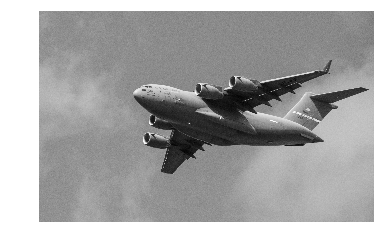
#> input picture plane.jpg, 384 x 246 px
$ jupyter execute 'Chapter 8. Handling Images.ipynb'
#> lines starting #> are read from the running program, lines starting #| are printed output that depends on the picture; after the words box and inside, x2 and y2 are one past the last pixel; in counts of white or black regions, pixels touching at a corner belong together
8.1 Loading Images

[cell 1]
# Load library
import cv2
import numpy as np
from matplotlib import pyplot as plt

# Load image as grayscale
image = cv2.imread("plane.jpg", cv2.IMREAD_GRAYSCALE)
#> image is the input picture: shape (246, 384); min 2, max 255, mean 169.3

[cell 2]
# Show image
plt.imshow(image, cmap="gray"), plt.axis("off")
plt.show()

[cell 3]
# Show data type
type(image)

[cell 4]
# Show dimensions
image.shape
#> Out = (246, 384)

[cell 5]
# Load image in color
image_bgr = cv2.imread("plane.jpg", cv2.IMREAD_COLOR)

# Show pixel
image_bgr[0,0]
#> Out = [255, 255, 255]

[cell 6]
# Convert to RGB
image_rgb = cv2.cvtColor(image_bgr, cv2.COLOR_BGR2RGB)

# Show image
plt.imshow(image_rgb), plt.axis("off")
plt.show()

8.2 Saving Images

[cell 7]
# Load libraries
import cv2
import numpy as np
from matplotlib import pyplot as plt

# Load image as grayscale
image = cv2.imread("plane.jpg", cv2.IMREAD_GRAYSCALE)

# Save image
cv2.imwrite("plane_new.jpg", image)
#> Out = True

8.3 Resizing Images

[cell 8]
# Load image
import cv2
import numpy as np
from matplotlib import pyplot as plt

# Load image as grayscale
image = cv2.imread("plane.jpg", cv2.IMREAD_GRAYSCALE)

# Resize image to 50 pixels by 50 pixels
image_50x50 = cv2.resize(image, (50, 50))

# View image
plt.imshow(image_50x50, cmap="gray"), plt.axis("off")
plt.show()

# Resizing images is a common task in image preprocessing for two reasons. First, images come in all shapes and sizes,
# and to be usable as features, images must have the same dimensions. This standardization of image size does come with
# costs, however; images are matrices of information and when we reduce the size of the image we are reducing the size
# of that matrix and the information it contains. Second, machine learning can require thousands or hundreds of thousands
# of images. When those images are very large they can take up a lot of memory, and by resizing them we can dramatically
# reduce memory usage. Some common image sizes for machine learning are 32 × 32, 64 × 64, 96 × 96, and 256 × 256.

8.4 Cropping Images

[cell 9]
# Load image
import cv2
import numpy as np
from matplotlib import pyplot as plt

# Load image in grayscale
image = cv2.imread("plane.jpg", cv2.IMREAD_GRAYSCALE)

# Select first half of the columns and all rows
image_cropped = image[:,:128]
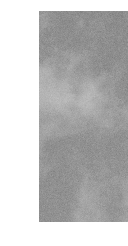
#> image_cropped: shape (246, 128); min 124, max 255, mean 193.9

# Show image
plt.imshow(image_cropped, cmap="gray"), plt.axis("off")
plt.show()

8.5 Blurring Images

[cell 10]
# Load libraries
import cv2
import numpy as np
from matplotlib import pyplot as plt

# Load image as grayscale
image = cv2.imread("plane.jpg", cv2.IMREAD_GRAYSCALE)

# Blur image
image_blurry = cv2.blur(image, (5,5))

# Show image
plt.imshow(image_blurry, cmap="gray"), plt.axis("off")
plt.show()

[cell 11]
# To highlight the effect of kernel size, here is the same blurring with a 100 × 100 kernel:

# Blur image
image_very_blurry = cv2.blur(image, (100,100))
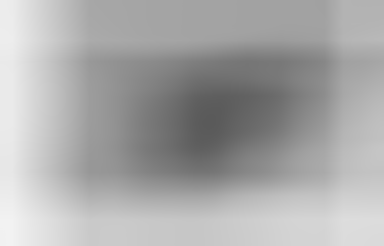
#> image_very_blurry: shape (246, 384); min 90, max 242, mean 168.9

# Show image
plt.imshow(image_very_blurry, cmap="gray"), plt.xticks([]), plt.yticks([])
plt.show()

[cell 12]
# Create kernel
kernel = np.ones((5,5)) / 25.0

# Show kernel
kernel

# Apply kernel
image_kernel = cv2.filter2D(image, -1, kernel)

# Show image
plt.imshow(image_kernel, cmap="gray"), plt.xticks([]), plt.yticks([])
plt.show()

8.6 Sharpening Images

[cell 13]
# Load libraries
import cv2
import numpy as np
from matplotlib import pyplot as plt

# Load image as grayscale
image = cv2.imread("plane.jpg", cv2.IMREAD_GRAYSCALE)

# Create kernel
kernel = np.array([[0, -1, 0],
                   [-1, 5,-1],
                   [0, -1, 0]])

# Sharpen image
image_sharp = cv2.filter2D(image, -1, kernel)
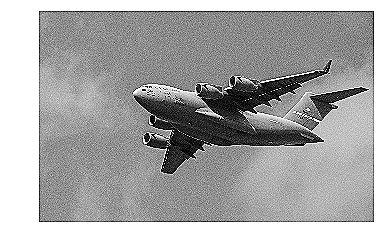
#> image_sharp: shape (246, 384); min 0, max 255, mean 168.2

# Show image
plt.imshow(image_sharp, cmap="gray"), plt.axis("off")
plt.show()

8.7 Enhancing Contrast

[cell 14]
# Histogram equalization is a tool for image processing that can make objects and shapes stand out. When we have a
# grayscale image, we can apply OpenCV’s equalizeHist directly on the image:

# Load libraries
import cv2
import numpy as np
from matplotlib import pyplot as plt

# Load image
image = cv2.imread("plane.jpg", cv2.IMREAD_GRAYSCALE)

# Enhance image
image_enhanced = cv2.equalizeHist(image)
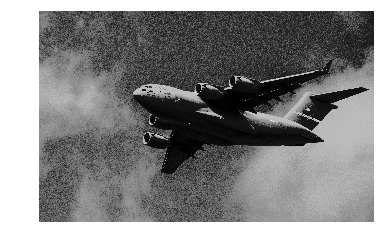
#> image_enhanced: shape (246, 384); min 0, max 255, mean 136.8

# Show image
plt.imshow(image_enhanced, cmap="gray"), plt.axis("off")
plt.show()

[cell 15]
# However, when we have a color image, we first need to convert the image to the YUV color format.
# The Y is the luma, or brightness, and U and V denote the color. After the conversion, we can apply equalizeHist
# to the image and then convert it back to BGR or RGB:

# Load image
image_bgr = cv2.imread("plane.jpg")

# Convert to YUV
image_yuv = cv2.cvtColor(image_bgr, cv2.COLOR_BGR2YUV)
#> image_yuv: shape (246, 384, 3); mean of channels 0, 1, 2 169.3, 128, 128

# Apply histogram equalization
image_yuv[:, :, 0] = cv2.equalizeHist(image_yuv[:, :, 0])
#> image_yuv: shape (246, 384, 3); mean of channels 0, 1, 2 136.8, 128, 128

# Convert to RGB
image_rgb = cv2.cvtColor(image_yuv, cv2.COLOR_YUV2RGB)

# Show image
plt.imshow(image_rgb), plt.axis("off")
plt.show()

8.8 Isolating Colors

[cell 16]
# Load libraries
import cv2
import numpy as np
from matplotlib import pyplot as plt

# Load image
image_bgr = cv2.imread('plane.jpg')

# Convert BGR to HSV
image_hsv = cv2.cvtColor(image_bgr, cv2.COLOR_BGR2HSV)
#> image_hsv: shape (246, 384, 3); mean H, S, V 0, 0, 169.3

# Define range of blue values in HSV
lower_blue = np.array([50,100,50])
upper_blue = np.array([130,255,255])

# Create mask
mask = cv2.inRange(image_hsv, lower_blue, upper_blue)
#> mask: shape (246, 384); every value is 0

# Mask image
image_bgr_masked = cv2.bitwise_and(image_bgr, image_bgr, mask=mask)
#> image_bgr_masked: shape (246, 384, 3); every value is 0

# Convert BGR to RGB
image_rgb = cv2.cvtColor(image_bgr_masked, cv2.COLOR_BGR2RGB)

# Show image
plt.imshow(image_rgb), plt.axis("off")
plt.show()

8.9 Binarizing Images

[cell 17]
# Thresholding is the process of setting pixels with intensity greater than some value to be white and less than the
# value to be black. A more advanced technique is adaptive thresholding, where the threshold value for a pixel is
# determined by the pixel intensities of its neighbors. This can be helpful when lighting conditions change over
# different regions in an image:

# Load libraries
import cv2
import numpy as np
from matplotlib import pyplot as plt

# Load image as grayscale
image_grey = cv2.imread("plane.jpg", cv2.IMREAD_GRAYSCALE)

# Apply adaptive thresholding
max_output_value = 255
neighborhood_size = 99
subtract_from_mean = 10
image_binarized = cv2.adaptiveThreshold(image_grey,
                                        max_output_value,
                                        cv2.ADAPTIVE_THRESH_GAUSSIAN_C,
                                        cv2.THRESH_BINARY,
                                        neighborhood_size,
                                        subtract_from_mean)
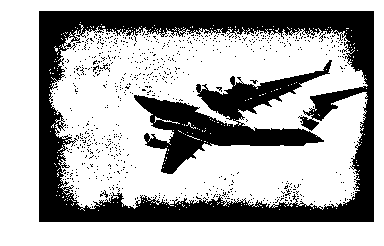
#> image_binarized: shape (246, 384); 68.6% white; 763 black regions (759 under 20 px), largest, box (x1, y1, x2, y2) and area: (39, 11, 374, 222) 20941, (134, 60, 332, 174) 7421, (100, 63, 110, 72) 23, (100, 190, 108, 198) 23

# Show image
plt.imshow(image_binarized, cmap="gray"), plt.axis("off")
plt.show()

8.10 Removing Backgrounds

[cell 18]
# Load library
import cv2
import numpy as np
from matplotlib import pyplot as plt

# Load image and convert to RGB
image_bgr = cv2.imread('plane.jpg')
image_rgb = cv2.cvtColor(image_bgr, cv2.COLOR_BGR2RGB)

# Rectangle values: start x, start y, width, height
rectangle = (0, 56, 256, 150)

# Create initial mask
mask = np.zeros(image_rgb.shape[:2], np.uint8)

# Create temporary arrays used by grabCut
bgdModel = np.zeros((1, 65), np.float64)
fgdModel = np.zeros((1, 65), np.float64)

# Run grabCut
cv2.grabCut(image_rgb, # Our image
            mask, # The Mask
            rectangle, # Our rectangle
            bgdModel, # Temporary array for background
            fgdModel, # Temporary array for background
            5, # Number of iterations
            cv2.GC_INIT_WITH_RECT) # Initiative using our rectangle

# Create mask where sure and likely backgrounds set to 0, otherwise 1
mask_2 = np.where((mask==2) | (mask==0), 0, 1).astype('uint8')

# Multiply image with new mask to subtract background
image_rgb_nobg = image_rgb * mask_2[:, :, np.newaxis]
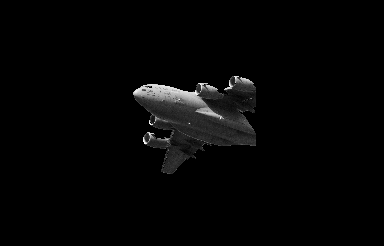
#> image_rgb_nobg: shape (246, 384, 3); min 0, max 255, mean 4.9

# Show image
plt.imshow(image_rgb_nobg), plt.axis("off")
plt.show()

8.11 Detecting Edges

[cell 19]
# Load library
import cv2
import numpy as np
from matplotlib import pyplot as plt

# Load image as grayscale
image_gray = cv2.imread("plane.jpg", cv2.IMREAD_GRAYSCALE)

# Calculate median intensity
median_intensity = np.median(image_gray)
#> median_intensity = 155

# Set thresholds to be one standard deviation above and below median intensity
lower_threshold = int(max(0, (1.0 - 0.33) * median_intensity))
#> lower_threshold = 103
upper_threshold = int(min(255, (1.0 + 0.33) * median_intensity))
#> upper_threshold = 206

# Apply canny edge detector
image_canny = cv2.Canny(image_gray, lower_threshold, upper_threshold)
#> image_canny: shape (246, 384); 3.5% white in thin lines or dots, all inside (x1, y1, x2, y2) = (38, 10, 375, 223)

# Show image
plt.imshow(image_canny, cmap="gray"), plt.axis("off")
plt.show()

# Edge detection is a major topic of interest in computer vision. Edges are important because they are areas of
# high information. For example, in our image one patch of sky looks very much like another and is unlikely to
# contain unique or interesting information. However, patches where the background sky meets the airplane contain
# a lot of information (e.g., an object’s shape). Edge detection allows us to remove low-information areas and
# isolate the areas of images containing the most information.

# There are many edge detection techniques (Sobel filters, Laplacian edge detector, etc.). However, our solution
# uses the commonly used Canny edge detector. How the Canny detector works is too detailed for this book, but there
# is one point that we need to address. The Canny detector requires two parameters denoting low and high gradient
# threshold values. Potential edge pixels between the low and high thresholds are considered weak edge pixels, while
# those above the high threshold are considered strong edge pixels. OpenCV’s Canny method includes the low and high
# thresholds as required parameters. In our solution, we set the lower and upper thresholds to be one standard deviation
# below and above the image’s median pixel intensity. However, there are often cases when we might get better results
# if we used a good pair of low and high threshold values through manual trial and error using a few images before
# running Canny on our entire collection of images.

8.12 Detecting Corners

[cell 20]
# Load libraries
import cv2
import numpy as np
from matplotlib import pyplot as plt

# Load image as grayscale
image_bgr = cv2.imread("plane.jpg")
image_gray = cv2.cvtColor(image_bgr, cv2.COLOR_BGR2GRAY)
image_gray = np.float32(image_gray)

# Set corner detector parameters
block_size = 2
aperture = 29
free_parameter = 0.04

# Detect corners
detector_responses = cv2.cornerHarris(image_gray,
                                      block_size,
                                      aperture,
                                      free_parameter)
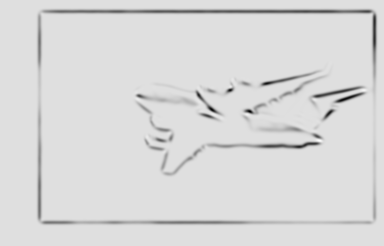
#> detector_responses: shape (246, 384) float32; min -2.05e+36, max 2.85e+35, mean -inf; drawn with min black and max white

# Large corner markers
detector_responses = cv2.dilate(detector_responses, None)

# Only keep detector responses greater than threshold, mark as white
threshold = 0.02
image_bgr[detector_responses >
          threshold *
          detector_responses.max()] = [255,255,255]
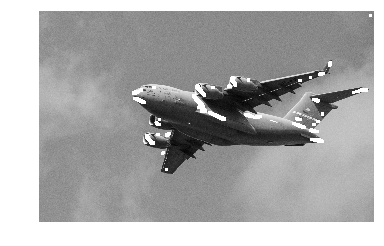
#> image_bgr: shape (246, 384, 3); 1.14% of pixels changed, all inside (x1, y1, x2, y2) = (132, 14, 372, 171)

# Convert to grayscale
image_gray = cv2.cvtColor(image_bgr, cv2.COLOR_BGR2GRAY)

# Show image
plt.imshow(image_gray, cmap="gray"), plt.axis("off")
plt.show()

# The Harris corner detector is a commonly used method of detecting the intersection of two edges. Our interest in
# detecting corners is motivated by the same reason as for deleting edges: corners are points of high information.
# A complete explanation of the Harris corner detector is available in the external resources at the end of this recipe,
# but a simplified explanation is that it looks for windows (also called neighborhoods or patches) where small movements
# of the window (imagine shaking the window) creates big changes in the contents of the pixels inside the window.
# cornerHarris contains three important parameters that we can use to control the edges detected.
# First, block_size is the size of the neighbor around each pixel used for corner detection.
# Second, aperture is the size of the Sobel kernel used (don’t worry if you don’t know what that is),
# and finally there is a free parameter where larger values correspond to identifying softer corners.

[cell 21]
# Alternatively, we can use a similar detector, the Shi-Tomasi corner detector, which works in a similar way to the
# Harris detector (goodFeaturesToTrack) to identify a fixed number of strong corners. goodFeaturesToTrack takes three
# major parameters — the number of corners to detect, the minimum quality of the corner (0 to 1), and the minimum
# Euclidean distance between corners:

# Load images
image_bgr = cv2.imread('plane.jpg')
image_gray = cv2.cvtColor(image_bgr, cv2.COLOR_BGR2GRAY)

# Number of corners to detect
corners_to_detect = 10
minimum_quality_score = 0.05
minimum_distance = 25

# Detect corners
corners = cv2.goodFeaturesToTrack(image_gray,
                                  corners_to_detect,
                                  minimum_quality_score,
                                  minimum_distance)
#> corners = [[146, 142], [198, 93], [256, 113], [237, 77], [220, 118], [323, 141], [142, 90], [373, 11], [310, 97], [337, 107]]
corners = np.float32(corners)

# Draw white circle at each corner
for corner in corners:
    x, y = corner[0]
    cv2.circle(image_bgr, (x,y), 10, (255,255,255), -1)
#> this loop made 10 passes
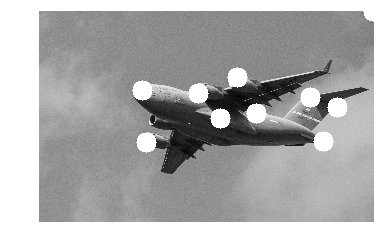
#> image_bgr: shape (246, 384, 3); 3.11% of pixels changed, all inside (x1, y1, x2, y2) = (132, 11, 374, 153)

# Convert to grayscale
image_rgb = cv2.cvtColor(image_bgr, cv2.COLOR_BGR2GRAY)
#> image_rgb: shape (246, 384)

# Show image
plt.imshow(image_rgb, cmap='gray'), plt.axis("off")
plt.show()

8.13 Creating Features for Machine Learning

[cell 22]
# Load image
import cv2
import numpy as np
from matplotlib import pyplot as plt

# Load image as grayscale
image = cv2.imread("plane.jpg", cv2.IMREAD_GRAYSCALE)

# Resize image to 10 pixels by 10 pixels
image_10x10 = cv2.resize(image, (10, 10))

# Convert image data to one-dimensional vector
image_10x10.flatten()
#> Out = 100 values, max 255 at index 0, min 31 at index 56, mean 162.3

[cell 23]
# If the image is in color, instead of each pixel being represented by one value, it is represented by
# multiple values (most often three) representing the channels (red, green, blue, etc.) that blend to make the
# final color of that pixel. For this reason, if our 10 × 10 image is in color, we will have 300 feature values for
# each observation:

# Load image in color
image_color = cv2.imread("plane.jpg", cv2.IMREAD_COLOR)

# Resize image to 10 pixels by 10 pixels
image_color_10x10 = cv2.resize(image_color, (10, 10))

# Convert image data to one-dimensional vector, show dimensions
image_color_10x10.flatten().shape
#> Out = (300,)

8.14 Encoding Mean Color as a Feature

[cell 24]
# Each pixel in an image is represented by the combination of multiple color channels (often three: red, green, and blue).
# Calculate the mean red, green, and blue channel values for an image to make three color features representing the
# average colors in that image:

# Load libraries
import cv2
import numpy as np
from matplotlib import pyplot as plt

# Load image as BGR
image_bgr = cv2.imread("plane.jpg", cv2.IMREAD_COLOR)

# Calculate the mean of each channel
channels = cv2.mean(image_bgr)
#> channels = (169.3, 169.3, 169.3, 0)

# Swap blue and red values (making it RGB, not BGR)
observation = np.array([(channels[2], channels[1], channels[0])])
#> observation = [[169.3, 169.3, 169.3]]

# Show mean channel values
observation
#> Out = [[169.3, 169.3, 169.3]]

8.15 Encoding Color Histograms as Features

[cell 25]
# Load libraries
import cv2
import numpy as np
from matplotlib import pyplot as plt

# Load image
image_bgr = cv2.imread("plane.jpg", cv2.IMREAD_COLOR)

# Convert to RGB
image_rgb = cv2.cvtColor(image_bgr, cv2.COLOR_BGR2RGB)

# Create a list for feature values
features = []

# Calculate the histogram for each color channel
colors = ("r","g","b")

# For each channel: calculate histogram and add to feature value list
for i, channel in enumerate(colors):
    histogram = cv2.calcHist([image_rgb], # Image
                        [i], # Index of channel
                        None, # No mask
                        [256], # Histogram size
                        [0,256]) # Range
    features.extend(histogram)
#> after the loop, features = 768 items, first 6: [0], [0], [1], [0], [6], [2]

# Create a vector for an observation's feature values
observation = np.array(features).flatten()
#> observation = 768 values, max 23782 at index 255, min 0 at index 0, mean 369

# Show the observation's value for the first five features
observation[0:5]
#> Out = [0, 0, 1, 0, 6]

[cell 26]
# We can apply this same technique to each of the color channels, but instead of five possible values,
# we have 256 (the range of possible values for a channel value). The x-axis represents the 256 possible channel
# values, and the y-axis represents the number of times a particular channel value appears across all pixels in an image:

# Calculate the histogram for each color channel
colors = ("r","g","b")

# For each channel: calculate histogram, make plot
for i, channel in enumerate(colors):
    histogram = cv2.calcHist([image_rgb], # Image
                        [i], # Index of channel
                        None, # No mask
                        [256], # Histogram size
                        [0,256]) # Range
    plt.plot(histogram, color = channel)
    plt.xlim([0,256])

# Show plot
plt.show()
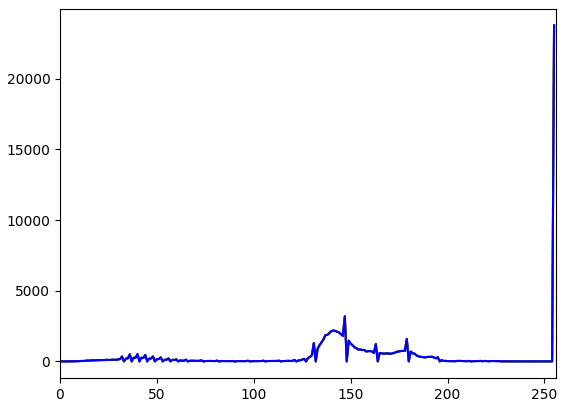
#> figure drawn by matplotlib, 1 panel; curve peaks at x = 255, y = 23782; curve peaks at x = 255, y = 23782; curve peaks at x = 255, y = 23782
